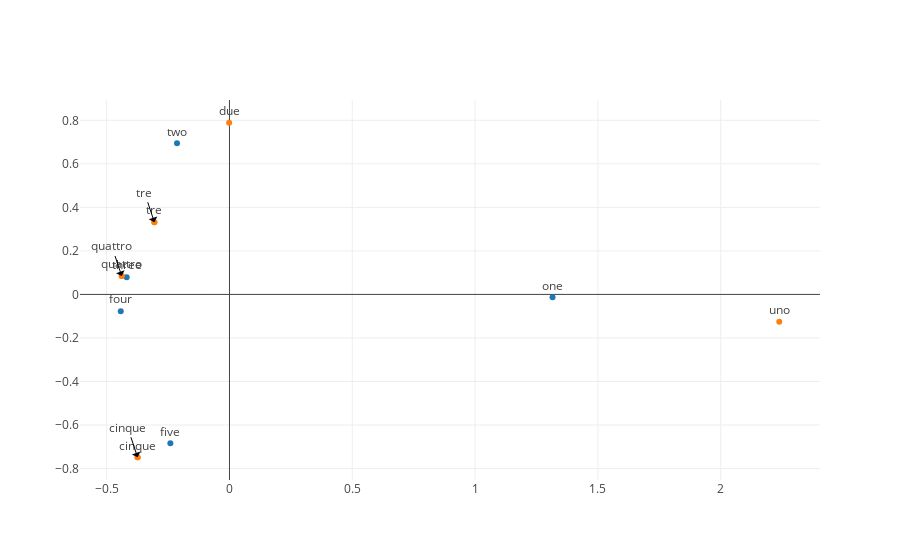

Source (notebook cell):
### Code cell
trace1 = Scatter(
    x = new_en_words_vec[:, 0],
    y = new_en_words_vec[:, 1],
    mode = 'markers+text',
    text = en_words,
    textposition = 'top'
)
trace2 = Scatter(
    x = new_it_words_vec[:, 0],
    y = new_it_words_vec[:, 1],
    mode = 'markers+text',
    text = it_words,
    textposition = 'top'
)
layout = Layout(
    showlegend = False,
    annotations = [dict(
        x = new_it_words_vec[5][0],
        y = new_it_words_vec[5][1],
        text = translated_word[en_words[4]][0],
        arrowcolor = "black",
        arrowsize = 1.5,
        arrowwidth = 1,
        arrowhead = 0.5
      ), dict(
        x = new_it_words_vec[6][0],
        y = new_it_words_vec[6][1],
        text = translated_word[en_words[4]][1],
        arrowcolor = "black",
        arrowsize = 1.5,
        arrowwidth = 1,
        arrowhead = 0.5
      ), dict(
        x = new_it_words_vec[7][0],
        y = new_it_words_vec[7][1],
        text = translated_word[en_words[4]][2],
        arrowcolor = "black",
        arrowsize = 1.5,
        arrowwidth = 1,
        arrowhead = 0.5
      )]
)
data = [trace1, trace2]

fig = Figure(data=data, layout=layout)
plot_url = plotly.offline.iplot(fig, filename='relatie_position_for_numbers.html')

### Figure 1 — Plotly figure (JSON) as saved in the notebook; plotly's stock layout.template omitted (floating-point values rounded to 4 significant figures)
{"data": [{"mode": "markers+text", "text": ["one", "two", "three", "four", "five"], "textposition": "top", "type": "scatter", "x": [1.315, -0.2135, -0.4185, -0.4426, -0.2406], "y": [-0.01298, 0.6946, 0.07944, -0.07689, -0.6842]}, {"mode": "markers+text", "text": ["uno", "due", "tre", "quattro", "cinque"], "textposition": "top", "type": "scatter", "x": [2.238, -0.001304, -0.3057, -0.4388, -0.3741, -0.3741, -0.4388, -0.3057], "y": [-0.1257, 0.7888, 0.3318, 0.08474, -0.7481, -0.7481, 0.08474, 0.3318]}], "layout": {"annotations": [{"arrowcolor": "black", "arrowhead": 0.5, "arrowsize": 1.5, "arrowwidth": 1, "text": "cinque", "x": -0.3741, "y": -0.7481}, {"arrowcolor": "black", "arrowhead": 0.5, "arrowsize": 1.5, "arrowwidth": 1, "text": "quattro", "x": -0.4388, "y": 0.08474}, {"arrowcolor": "black", "arrowhead": 0.5, "arrowsize": 1.5, "arrowwidth": 1, "text": "tre", "x": -0.3057, "y": 0.3318}], "showlegend": false}}
